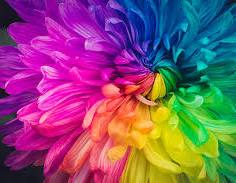
#> input picture vision/Vision/TP1/exo2/img2.png, 236 x 183 px
$ python tp1_color_to_gray.py
#> lines starting #> are read from the running program, lines starting #| are printed output that depends on the picture
import cv2
import numpy as np
img =cv2.imread('img2.png',cv2.IMREAD_COLOR)
#> img is the input picture: shape (183, 236, 3); mean B, G, R 112.7, 82.2, 131.6
h,w,c=img.shape
#> h = 183; w = 236; c = 3
imgRes=np.zeros(img.shape,img.dtype)
imgRes2=np.zeros(img.shape,img.dtype)
if img is None:
    print('image vide')
else:
    print('image chargee')

b=img[:,:,0]
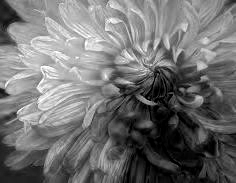
#> b: shape (183, 236); min 0, max 255, mean 112.7
g=img[:,:,1]
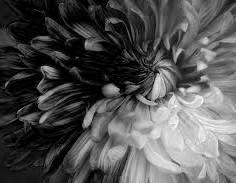
#> g: shape (183, 236); min 0, max 255, mean 82.2
r=img[:,:,2]
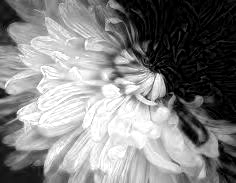
#> r: shape (183, 236); min 0, max 255, mean 131.6
# imgRes2=(b+g+r)/3
# change le type a float
#la somme b g r can be > 8 bits so it chanegs the value
#on peut forcer sur 16 bits
imgRes2=np.uint8((np.uint16(b)+g+r)/3)
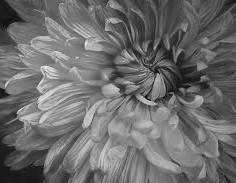
#> imgRes2: shape (183, 236); min 5, max 230, mean 108.5
# or create new var imgRes2[:] with no cast done directly
#or


cv2.imshow('image 1',img)
cv2.imshow('image 2',imgRes2)
cv2.waitKey(0)
cv2.destroyAllWindows()
